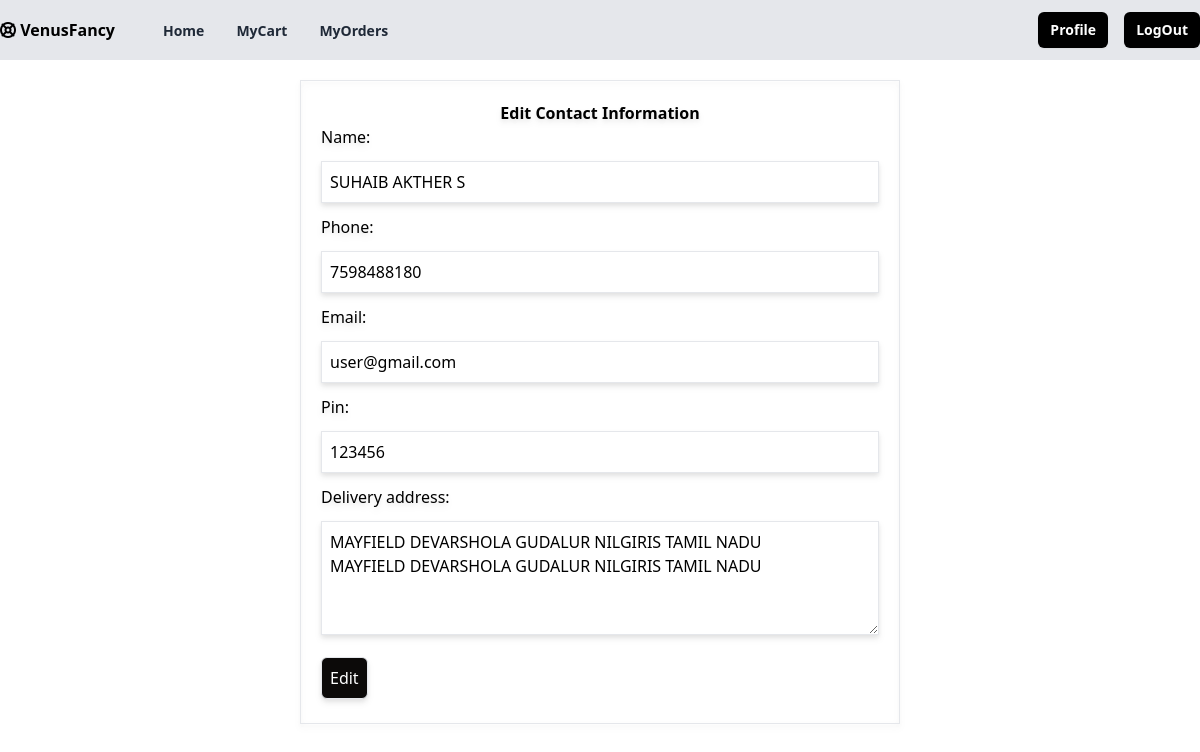
The app's page /address/1/change/ (signed in) with its own data.
### myfancy/models.py (models this page shows)
class Address(models.Model):
    user_object = models.ForeignKey(User, on_delete=models.CASCADE)
    name=models.CharField(max_length=200)
    phone = models.IntegerField()
    email = models.EmailField()
    pin = models.IntegerField()
    delivery_address = models.TextField()
    payment_options = (
        ("cash_on_delivery", "Cash On Delivery"),
        ("online_payment", "Online Payment")
    )
    payment_method = models.CharField(max_length=200, choices=payment_options, default="online_payment")
    created_date = models.DateTimeField(auto_now_add=True)
    updated_date = models.DateTimeField(auto_now=True)
    is_active = models.BooleanField(default=True)

### myfancy/views.py (the view, shortened to what this page needs)
# urls.py: path("address/<int:pk>/change/",views.AddressEditView.as_view(),name="address-edit"),
@method_decorator(signin_required,name="dispatch")
class AddressEditView(View):
    def get(self,request,*args, **kwargs):
        id=kwargs.get("pk")
        address_obj=Address.objects.get(id=id)
        form_instance=AddressForm(instance=address_obj)
        form_instance.fields['payment_method'].widget = forms.HiddenInput()
        return render(request,"shop/address_edit.html",{"form":form_instance})

### myfancy/forms.py
class AddressForm(forms.ModelForm):
    class Meta:
        model=Address
        fields=["name","phone","email","pin","delivery_address","payment_method"]
        widgets={
            "name":forms.TextInput(attrs={"class":"w-full border my-3 p-2"}),
            "phone":forms.NumberInput(attrs={"class":"w-full border my-3 p-2"}),
            "email":forms.EmailInput(attrs={"class":"w-full border my-3 p-2"}),
            "pin":forms.NumberInput(attrs={"class":"w-full border my-3 p-2"}),
            "delivery_address":forms.Textarea(attrs={"class":"w-full border my-3 p-2","rows":4}),
            "payment_method":forms.Select(attrs={"class":"w-full border my-3 p-2"}),
        }

### myfancy/templates/shop/address_edit.html (shortened to what this page needs)
{% extends "shop/base.html" %}
{% block main_block %}
<!DOCTYPE html>
<html lang="en">
<head>
</head>
<body>
    <form action="" method="post" class="border w-1/2 mx-auto p-5 drop-shadow-md mt-5 mb-5">
        <h1 class="text-center"><b>Edit Contact Information</b></h1>
        {{form}}
        <button type="submit" class="rounded-md border p-2 bg-stone-950 text-white my-1 p-2">Edit</button>
    </form>
</body>
</html>
{% endblock  %}

### records on screen
Address: name "SUHAIB AKTHER S", phone "7598488180", email "user@gmail.com", pin "123456", delivery_address "MAYFIELD DEVARSHOLA GUDALUR NILGIRIS TAMIL NADU MAYFIELD DEVARSHOLA GUDALUR NILGIRIS TAMIL NADU"
